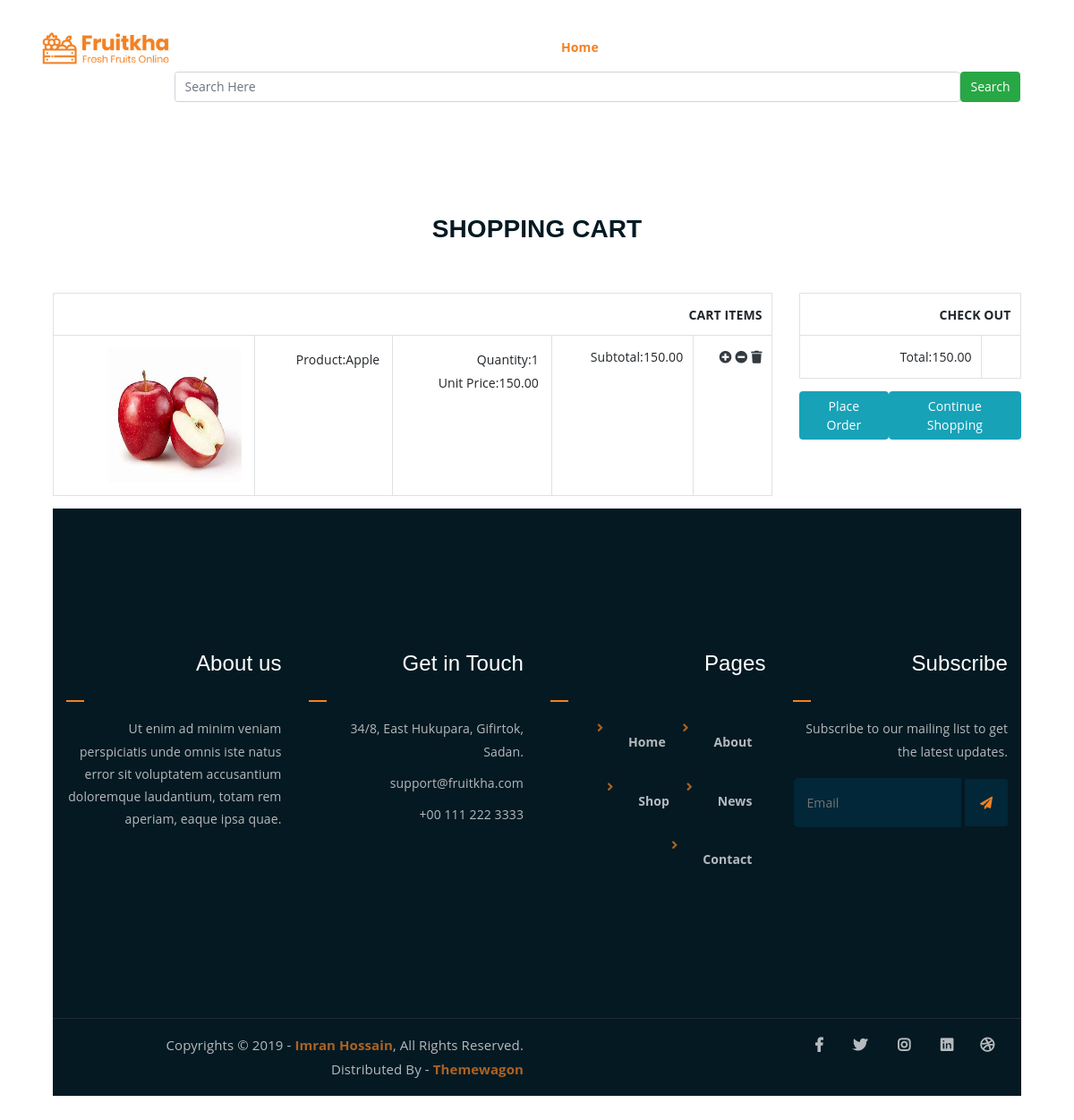
/cart/cart (signed in), run on the app's committed database.
### cart/models.py (models this page shows)
class Cart(models.Model):
    user=models.ForeignKey(User,on_delete=models.CASCADE)
    product=models.ForeignKey(Product,on_delete=models.CASCADE)
    quantity=models.IntegerField(default=1)
    date_added=models.DateTimeField(auto_now_add=True)
    def subtotal(self):
        return self.quantity * self.product.price

### shop/models.py (models this page shows, shortened)
class Product(models.Model):
    name = models.CharField(max_length=20)
    description = models.TextField()
    image = models.ImageField(upload_to='products')
    price = models.DecimalField(max_digits=10,decimal_places=2)
    stock = models.IntegerField()
    available = models.BooleanField(default=True)
    created = models.DateTimeField(auto_now_add=True)
    updated = models.DateTimeField(auto_now=True)
    category = models.ForeignKey(Categories,on_delete=models.CASCADE)

### cart/views.py (the view)
# urls.py: path('cart',views.cart_view,name='cart'),
def cart_view(request):
    u = request.user
    c = Cart.objects.filter(user=u)
    total = 0
    for i in c:
        total += i.quantity * i.product.price
        context = {'cart': c, 'total': total}
    return render(request, 'cart.html', context)

### cart/context_processors.py (called while the page is built)
def count_items(request):
    u=request.user
    count=0
    if request.user.is_authenticated:
        try:
            c=Cart.objects.filter(user=u)
            for i in c:
                count+=i.quantity
        except:
            count=0
    return{'c':count}

def menu_links(rquest):
    c=Categories.objects.all()
    return{'links':c}

### templates/cart.html (shortened to what this page needs)
{% extends 'base.html' %}
{% load static %}
{% block content %}
<br>
<br>
<br>
<br>
<br>
<h3 class="text-center">SHOPPING CART</h3>
 <div class="container mt-5 p-3" style="margin-bottom:100px;">
   <div class="row">
     <div class="col-9">
       <table class="table table-bordered">
       <tr><th colspan="5">CART ITEMS</th></tr>
         {% for i in cart %}
         <tr>
           <td class="p-3"> <img src="{{i.product.image.url}}" height="150px" width="150px"></td>
           <td class="p-3">Product:{{i.product.name}}</td>
           <td class="p-3">Quantity:{{i.quantity}}<br>
           Unit Price:{{i.product.price}}</td>
           <td>Subtotal:{{i.subtotal}}</td>
           <td>
             {% if i.product.stock > 0 %}<a href="{% url 'cart:addtocart' i.product.id %}"><i class="fa fa-plus-circle text-dark" aria-hidden="true"></i></a>
                 <a href="{% url 'cart:cartremove' i.product.id %}"> <i class="fa fa-minus-circle text-dark" aria-hidden="true"></i></a>
                 <a href="{% url 'cart:cartdelete' i.product.id %}"><i class="fa fa-trash text-dark" aria-hidden="true"></i></a></td>
            {% else %}
               <a href="{% url 'cart:cartremove' i.product.id %}"> <i class="fa fa-minus-circle text-dark" aria-hidden="true"></i></a>
               <a href="{% url 'cart:cartdelete' i.product.id %}"><i class="fa fa-trash text-dark" aria-hidden="true"></i></a>
              {% endif %}
         </tr>
         {% endfor %}
       </table>
       </div>
     <div class="col-3">
       <table class="table table-bordered">
         <tr><th colspan="4">CHECK OUT</th></tr>
           <tr><td>Total:{{total}}<td><tr>
       </table>
     <div class="d-flex justify-content-between">
         <a href="{% url 'cart:orderform' %}" class="btn btn-info">Place Order</a>
             <a href="" class="btn btn-info">Continue Shopping</a>
     </div>
   </div>
 </div>
{% endblock %}

### static/css/main.css (style rules this page uses)
html { font-size: 14px; font-weight: 400; line-height: 28px; height: 100%; }
body { font-family: "Open Sans", sans-serif; font-weight: 400; font-size: 1rem; letter-spacing: 0.1px; line-height: 1.8; color: #051922; overflow-x: hidden; }
body img { max-width: 100%; }
a { cursor: pointer; text-decoration: none; -webkit-transition: all 0.2s ease-in-out; -o-transition: all 0.2s ease-in-out; transition: all 0.2s ease-in-out; }
h1, .h1, h2, .h2, h3, .h3, h4, .h4, h5, .h5, h6, .h6 { font-family: "Poppins", sans-serif; font-weight: 700; margin: 0 0 1.25rem 0; color: #051922; }
h3, .h3 { font-size: 2rem; font-weight: 700; line-height: 2.25rem; }
html, body { height: 100%; }

### data on the page
Cart: product.image (picture), product.name "Apple", quantity "1", product.price "150.00", subtotal "150.00"

### other printed values
{{ total }} "150.00"
